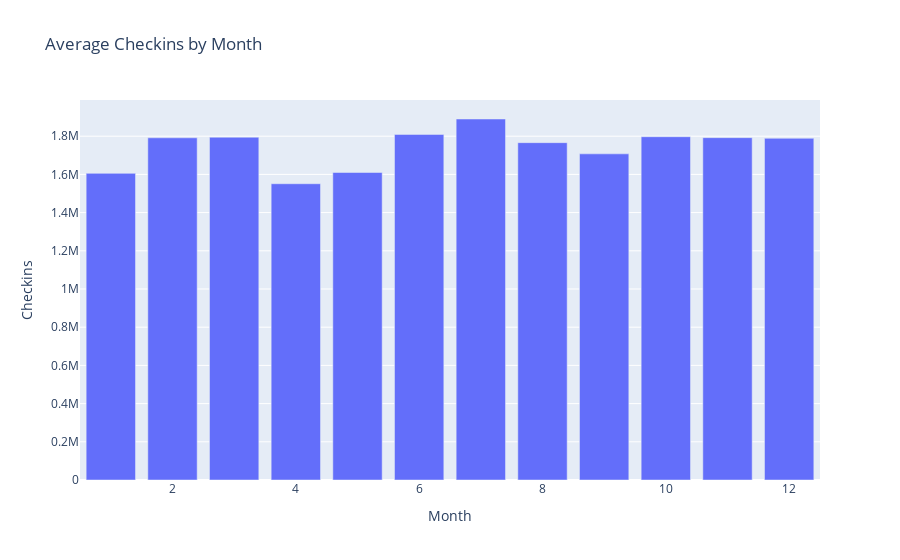

The notebook cell this image was saved under:
### Code cell
pt.bar(checkins_by_month, checkins_by_month.index,y =  "Checkins", title = "Average Checkins by Month")

### Figure 1 — Plotly figure (JSON) as saved in the notebook; plotly's stock layout.template omitted (floating-point values rounded to 4 significant figures)
{"data": [{"alignmentgroup": "True", "hovertemplate": "Month=%{x}<br>Checkins=%{y}<extra></extra>", "legendgroup": "", "marker": {"color": "#636efa", "pattern": {"shape": ""}}, "name": "", "offsetgroup": "", "orientation": "v", "showlegend": false, "textposition": "auto", "type": "bar", "x": [1, 2, 3, 4, 5, 6, 7, 8, 9, 10, 11, 12], "xaxis": "x", "y": [1605000.0, 1792000.0, 1795000.0, 1551000.0, 1610000.0, 1809000.0, 1890000.0, 1766000.0, 1708000.0, 1797000.0, 1792000.0, 1789000.0], "yaxis": "y"}], "layout": {"barmode": "relative", "legend": {"tracegroupgap": 0}, "title": {"text": "Average Checkins by Month"}, "xaxis": {"anchor": "y", "domain": [0, 1], "title": {"text": "Month"}}, "yaxis": {"anchor": "x", "domain": [0, 1], "title": {"text": "Checkins"}}}}
